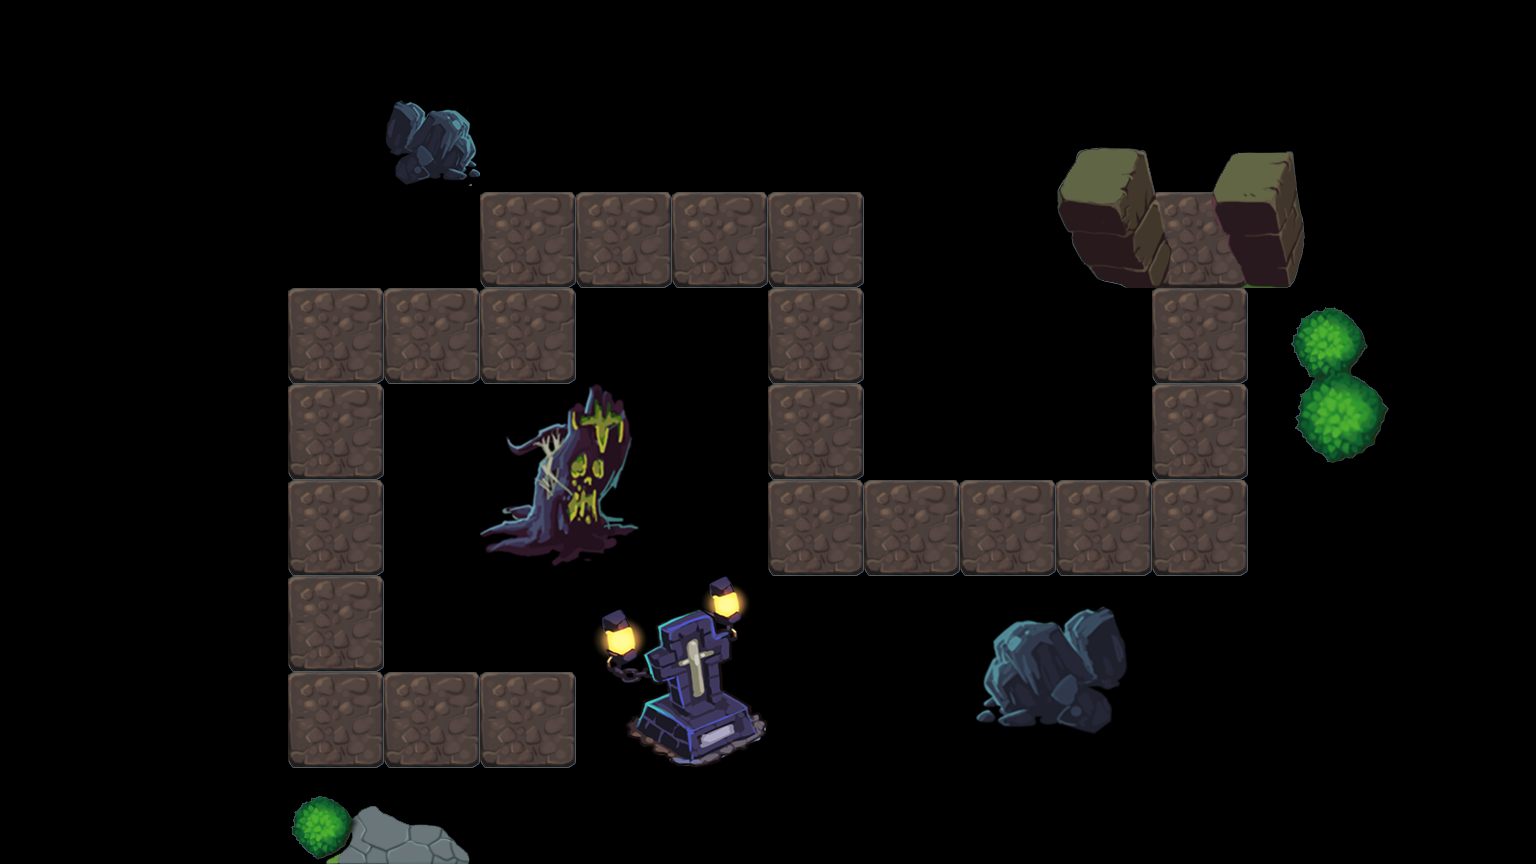

A 2D game scene composited from a Tiled map and its tileset images. What follows is a short description and the map's XML, with each tile layer's data collapsed to a summary:
An orthogonal 16x9 tile map with 96x96 px tiles, 1 tile layer (bg) and 9 objects (0, 1, 2, 3, 4, ...).

<map version="1.0" orientation="orthogonal" width="16" height="9" tilewidth="96" tileheight="96">
 <tileset firstgid="1" name="tiles" tilewidth="96" tileheight="96">
  <image source="tiles.png" trans="ff00ff" width="768" height="576" />
  <tile id="23">
   <properties>
    <property name="canTouch" value="1" />
   </properties>
  </tile>
  <tile id="38">
   <properties>
    <property name="" value="" />
   </properties>
  </tile>
 </tileset>
 <layer name="bg" width="16" height="9">
  <data>[144 cells, 144 non-empty, 28 distinct tile ids]</data>
 </layer>
 <objectgroup name="obj" width="16" height="9">
  <object name="0" x="1203" y="248" />
  <object name="1" x="1176" y="494" />
  <object name="2" x="794" y="494" />
  <object name="3" x="827" y="230" />
  <object name="4" x="533" y="221" />
  <object name="5" x="494" y="321" />
  <object name="6" x="318" y="318" />
  <object name="7" x="348" y="709" />
  <object name="8" x="652" y="694" />
 </objectgroup>
</map>